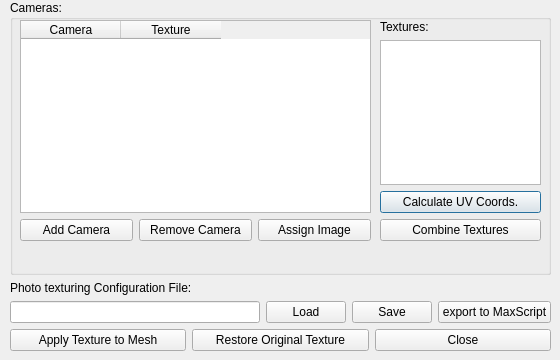
<ui version="4.0" >
 <class>photoTexturingDialog</class>
 <widget class="QDialog" name="photoTexturingDialog" >
  <property name="geometry" >
   <rect>
    <x>0</x>
    <y>0</y>
    <width>560</width>
    <height>360</height>
   </rect>
  </property>
  <property name="sizePolicy" >
   <sizepolicy vsizetype="Expanding" hsizetype="Expanding" >
    <horstretch>0</horstretch>
    <verstretch>0</verstretch>
   </sizepolicy>
  </property>
  <property name="minimumSize" >
   <size>
    <width>560</width>
    <height>360</height>
   </size>
  </property>
  <property name="maximumSize" >
   <size>
    <width>560</width>
    <height>360</height>
   </size>
  </property>
  <property name="windowTitle" >
   <string>Photo texturing</string>
  </property>
  <widget class="QWidget" name="layoutWidget" >
   <property name="geometry" >
    <rect>
     <x>10</x>
     <y>0</y>
     <width>541</width>
     <height>351</height>
    </rect>
   </property>
   <layout class="QVBoxLayout" >
    <item>
     <widget class="QGroupBox" name="groupBox" >
      <property name="sizePolicy" >
       <sizepolicy vsizetype="Expanding" hsizetype="Expanding" >
        <horstretch>0</horstretch>
        <verstretch>0</verstretch>
       </sizepolicy>
      </property>
      <property name="title" >
       <string>Cameras:</string>
      </property>
      <property name="flat" >
       <bool>false</bool>
      </property>
      <property name="checkable" >
       <bool>false</bool>
      </property>
      <widget class="QWidget" name="layoutWidget" >
       <property name="geometry" >
        <rect>
         <x>370</x>
         <y>20</y>
         <width>161</width>
         <height>221</height>
        </rect>
       </property>
       <layout class="QVBoxLayout" >
        <property name="spacing" >
         <number>6</number>
        </property>
        <property name="topMargin" >
         <number>0</number>
        </property>
        <item>
         <widget class="QLabel" name="label_2" >
          <property name="text" >
           <string>Textures:</string>
          </property>
         </widget>
        </item>
        <item>
         <widget class="QListWidget" name="textureListWidget" />
        </item>
        <item>
         <widget class="QPushButton" name="calculateTexturesPushButton" >
          <property name="text" >
           <string>Calculate UV Coords.</string>
          </property>
         </widget>
        </item>
        <item>
         <widget class="QPushButton" name="combineTexturesPushButton" >
          <property name="text" >
           <string>Combine Textures</string>
          </property>
         </widget>
        </item>
       </layout>
      </widget>
      <widget class="QWidget" name="layoutWidget" >
       <property name="geometry" >
        <rect>
         <x>10</x>
         <y>20</y>
         <width>351</width>
         <height>221</height>
        </rect>
       </property>
       <layout class="QVBoxLayout" >
        <item>
         <widget class="QTableWidget" name="cameraTableWidget" >
          <property name="sizePolicy" >
           <sizepolicy vsizetype="Expanding" hsizetype="Expanding" >
            <horstretch>0</horstretch>
            <verstretch>0</verstretch>
           </sizepolicy>
          </property>
          <property name="selectionBehavior" >
           <enum>QAbstractItemView::SelectRows</enum>
          </property>
          <property name="columnCount" >
           <number>2</number>
          </property>
          <column>
           <property name="text" >
            <string>Camera</string>
           </property>
          </column>
          <column>
           <property name="text" >
            <string>Texture</string>
           </property>
          </column>
         </widget>
        </item>
        <item>
         <layout class="QHBoxLayout" >
          <property name="spacing" >
           <number>6</number>
          </property>
          <item>
           <widget class="QPushButton" name="addCameraPushButton" >
            <property name="text" >
             <string>Add Camera</string>
            </property>
           </widget>
          </item>
          <item>
           <widget class="QPushButton" name="removeCameraPushButton" >
            <property name="text" >
             <string>Remove Camera</string>
            </property>
           </widget>
          </item>
          <item>
           <widget class="QPushButton" name="assignImagePushButton" >
            <property name="text" >
             <string>Assign Image</string>
            </property>
           </widget>
          </item>
         </layout>
        </item>
       </layout>
      </widget>
     </widget>
    </item>
    <item>
     <layout class="QVBoxLayout" >
      <item>
       <widget class="QLabel" name="label" >
        <property name="text" >
         <string>Photo texturing Configuration File:</string>
        </property>
       </widget>
      </item>
      <item>
       <layout class="QHBoxLayout" >
        <item>
         <widget class="QLineEdit" name="calibrationFileLineEdit" />
        </item>
        <item>
         <widget class="QPushButton" name="configurationLoadPushButton" >
          <property name="text" >
           <string>Load</string>
          </property>
         </widget>
        </item>
        <item>
         <widget class="QPushButton" name="configurationSavePushButton" >
          <property name="text" >
           <string>Save</string>
          </property>
         </widget>
        </item>
        <item>
         <widget class="QPushButton" name="exportToMaxScriptPushButton" >
          <property name="text" >
           <string>export to MaxScript</string>
          </property>
         </widget>
        </item>
       </layout>
      </item>
     </layout>
    </item>
    <item>
     <layout class="QHBoxLayout" >
      <item>
       <widget class="QPushButton" name="applyPushButton" >
        <property name="text" >
         <string>Apply Texture to Mesh</string>
        </property>
       </widget>
      </item>
      <item>
       <widget class="QPushButton" name="cancelPushButton" >
        <property name="text" >
         <string>Restore Original Texture</string>
        </property>
       </widget>
      </item>
      <item>
       <widget class="QPushButton" name="closePushButton" >
        <property name="text" >
         <string>Close</string>
        </property>
       </widget>
      </item>
     </layout>
    </item>
   </layout>
  </widget>
 </widget>
 <resources/>
 <connections/>
</ui>
